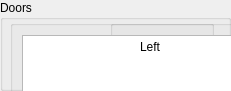
     <widget class="QGroupBox" name="groupBox_4">
      <property name="geometry">
       <rect>
        <x>20</x>
        <y>370</y>
        <width>231</width>
        <height>91</height>
       </rect>
      </property>
      <property name="title">
       <string>Doors</string>
      </property>
      <widget class="QGroupBox" name="verticalGroupBox_8">
       <property name="geometry">
        <rect>
         <x>110</x>
         <y>20</y>
         <width>111</width>
         <height>61</height>
        </rect>
       </property>
       <layout class="QVBoxLayout" name="verticalLayout_8">
        <property name="sizeConstraint">
         <enum>QLayout::SetFixedSize</enum>
        </property>
        <item>
         <widget class="QPushButton" name="pushButton_10">
          <property name="text">
           <string>Open</string>
          </property>
         </widget>
        </item>
        <item>
         <widget class="QPushButton" name="pushButton_11">
          <property name="text">
           <string>Open</string>
          </property>
         </widget>
        </item>
       </layout>
      </widget>
      <widget class="QGroupBox" name="verticalGroupBox_7">
       <property name="geometry">
        <rect>
         <x>10</x>
         <y>20</y>
         <width>81</width>
         <height>61</height>
        </rect>
       </property>
       <layout class="QVBoxLayout" name="verticalLayout_7">
        <property name="sizeConstraint">
         <enum>QLayout::SetFixedSize</enum>
        </property>
        <item>
         <widget class="QTextBrowser" name="s_brake_txt_6">
          <property name="html">
           <string>&lt;!DOCTYPE HTML PUBLIC &quot;-//W3C//DTD HTML 4.0//EN&quot; &quot;http://www.w3.org/TR/REC-html40/strict.dtd&quot;&gt;
&lt;html&gt;&lt;head&gt;&lt;meta name=&quot;qrichtext&quot; content=&quot;1&quot; /&gt;&lt;meta charset=&quot;utf-8&quot; /&gt;&lt;style type=&quot;text/css&quot;&gt;
p, li { white-space: pre-wrap; }
hr { height: 1px; border-width: 0; }
li.unchecked::marker { content: &quot;\2610&quot;; }
li.checked::marker { content: &quot;\2612&quot;; }
&lt;/style&gt;&lt;/head&gt;&lt;body style=&quot; font-family:'Segoe UI'; font-size:9pt; font-weight:400; font-style:normal;&quot;&gt;
&lt;p align=&quot;center&quot; style=&quot; margin-top:0px; margin-bottom:0px; margin-left:0px; margin-right:0px; -qt-block-indent:0; text-indent:0px;&quot;&gt;Left&lt;/p&gt;&lt;/body&gt;&lt;/html&gt;</string>
          </property>
         </widget>
        </item>
        <item>
         <widget class="QTextBrowser" name="s_brake_txt_7">
          <property name="html">
           <string>&lt;!DOCTYPE HTML PUBLIC &quot;-//W3C//DTD HTML 4.0//EN&quot; &quot;http://www.w3.org/TR/REC-html40/strict.dtd&quot;&gt;
&lt;html&gt;&lt;head&gt;&lt;meta name=&quot;qrichtext&quot; content=&quot;1&quot; /&gt;&lt;meta charset=&quot;utf-8&quot; /&gt;&lt;style type=&quot;text/css&quot;&gt;
p, li { white-space: pre-wrap; }
hr { height: 1px; border-width: 0; }
li.unchecked::marker { content: &quot;\2610&quot;; }
li.checked::marker { content: &quot;\2612&quot;; }
&lt;/style&gt;&lt;/head&gt;&lt;body style=&quot; font-family:'Segoe UI'; font-size:9pt; font-weight:400; font-style:normal;&quot;&gt;
&lt;p align=&quot;center&quot; style=&quot; margin-top:0px; margin-bottom:0px; margin-left:0px; margin-right:0px; -qt-block-indent:0; text-indent:0px;&quot;&gt;&lt;span style=&quot; font-family:'MS Shell Dlg 2'; font-size:8.25pt;&quot;&gt;Right&lt;/span&gt;&lt;/p&gt;&lt;/body&gt;&lt;/html&gt;</string>
          </property>
         </widget>
        </item>
       </layout>
      </widget>
     </widget>
